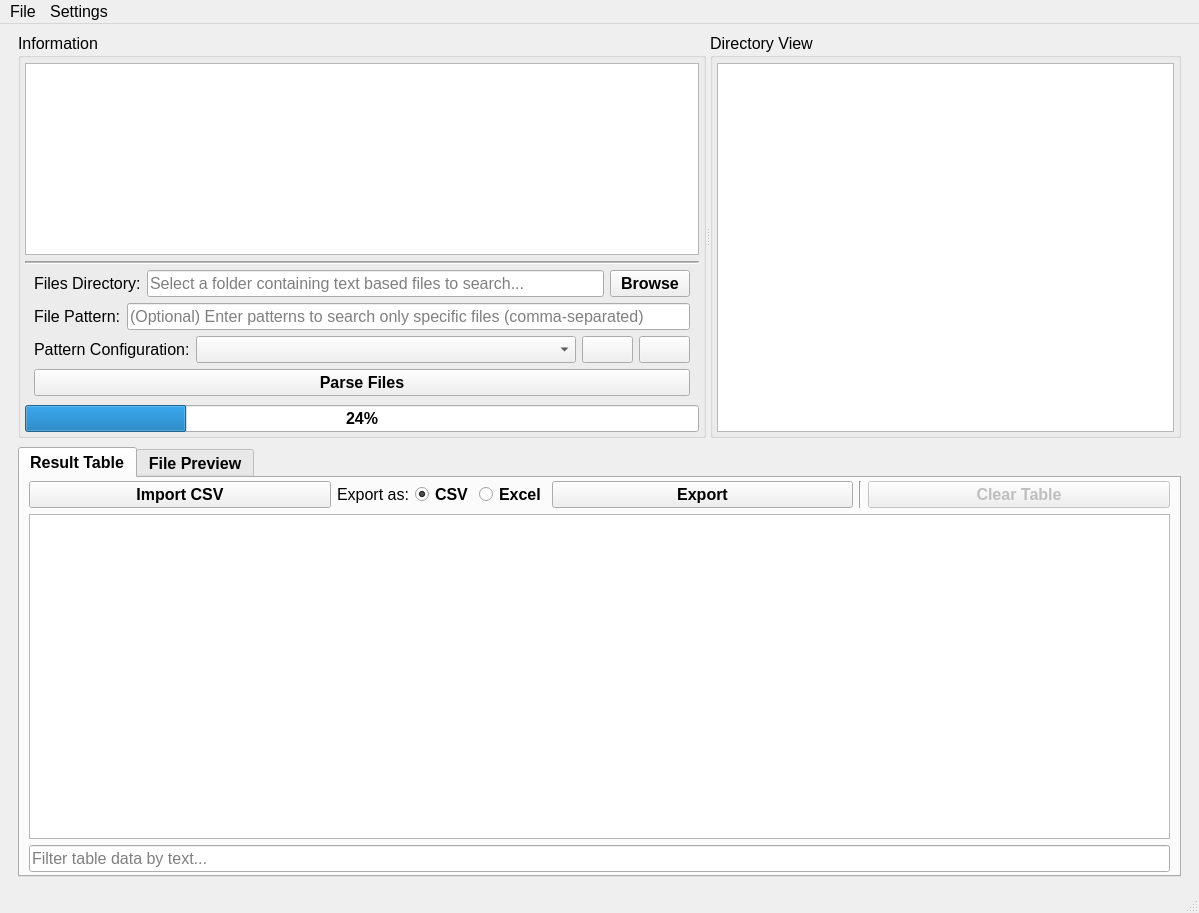
<?xml version="1.0" encoding="UTF-8"?>
<ui version="4.0">
 <class>MainWindow</class>
 <widget class="QMainWindow" name="MainWindow">
  <property name="geometry">
   <rect>
    <x>0</x>
    <y>0</y>
    <width>1199</width>
    <height>913</height>
   </rect>
  </property>
  <property name="font">
   <font>
    <pointsize>12</pointsize>
   </font>
  </property>
  <property name="windowTitle">
   <string>App</string>
  </property>
  <property name="windowIcon">
   <iconset resource="assets/qrc/LobsterLogReporter.qrc">
    <normaloff>:/icons/Geis.ico</normaloff>:/icons/Geis.ico</iconset>
  </property>
  <property name="iconSize">
   <size>
    <width>64</width>
    <height>64</height>
   </size>
  </property>
  <widget class="QWidget" name="centralwidget">
   <layout class="QVBoxLayout" name="verticalLayout">
    <item>
     <widget class="QWidget" name="widgetTop" native="true">
      <layout class="QVBoxLayout" name="verticalLayout_11">
       <property name="topMargin">
        <number>0</number>
       </property>
       <property name="bottomMargin">
        <number>3</number>
       </property>
       <item>
        <widget class="QSplitter" name="splitterTop">
         <property name="minimumSize">
          <size>
           <width>0</width>
           <height>300</height>
          </size>
         </property>
         <property name="orientation">
          <enum>Qt::Orientation::Horizontal</enum>
         </property>
         <widget class="QGroupBox" name="verticalGroupBox_information">
          <property name="title">
           <string>Information</string>
          </property>
          <property name="flat">
           <bool>false</bool>
          </property>
          <layout class="QVBoxLayout" name="verticalLeftLogView">
           <property name="spacing">
            <number>6</number>
           </property>
           <property name="leftMargin">
            <number>4</number>
           </property>
           <property name="topMargin">
            <number>5</number>
           </property>
           <property name="rightMargin">
            <number>4</number>
           </property>
           <property name="bottomMargin">
            <number>3</number>
           </property>
           <item>
            <widget class="QTextEdit" name="text_edit_program_output">
             <property name="minimumSize">
              <size>
               <width>0</width>
               <height>0</height>
              </size>
             </property>
             <property name="lineWrapMode">
              <enum>QTextEdit::LineWrapMode::NoWrap</enum>
             </property>
            </widget>
           </item>
           <item>
            <widget class="Line" name="line_separator">
             <property name="windowModality">
              <enum>Qt::WindowModality::NonModal</enum>
             </property>
             <property name="frameShadow">
              <enum>QFrame::Shadow::Sunken</enum>
             </property>
             <property name="lineWidth">
              <number>1</number>
             </property>
             <property name="midLineWidth">
              <number>1</number>
             </property>
             <property name="orientation">
              <enum>Qt::Orientation::Horizontal</enum>
             </property>
            </widget>
           </item>
           <item>
            <widget class="QWidget" name="widget_configuration" native="true">
             <property name="maximumSize">
              <size>
               <width>16777215</width>
               <height>16777215</height>
              </size>
             </property>
             <layout class="QVBoxLayout" name="verticalLayout_3">
              <property name="spacing">
               <number>6</number>
              </property>
              <property name="leftMargin">
               <number>9</number>
              </property>
              <property name="topMargin">
               <number>0</number>
              </property>
              <property name="rightMargin">
               <number>9</number>
              </property>
              <property name="bottomMargin">
               <number>3</number>
              </property>
              <item>
               <layout class="QHBoxLayout" name="horizontalLayout_3">
                <item>
                 <widget class="QLabel" name="label_files_directory">
                  <property name="text">
                   <string>Files Directory:</string>
                  </property>
                 </widget>
                </item>
                <item>
                 <widget class="QLineEdit" name="input_browse_folder">
                  <property name="placeholderText">
                   <string>Select a folder containing text based files to search...</string>
                  </property>
                  <property name="clearButtonEnabled">
                   <bool>true</bool>
                  </property>
                 </widget>
                </item>
                <item>
                 <widget class="QPushButton" name="button_browse_folder">
                  <property name="font">
                   <font>
                    <pointsize>12</pointsize>
                    <bold>true</bold>
                   </font>
                  </property>
                  <property name="toolTip">
                   <string>Browse folder directory.</string>
                  </property>
                  <property name="text">
                   <string>Browse</string>
                  </property>
                 </widget>
                </item>
               </layout>
              </item>
              <item>
               <layout class="QHBoxLayout" name="horizontalLayout_04">
                <item>
                 <widget class="QLabel" name="label_file_pattern">
                  <property name="sizePolicy">
                   <sizepolicy hsizetype="Minimum" vsizetype="Preferred">
                    <horstretch>0</horstretch>
                    <verstretch>0</verstretch>
                   </sizepolicy>
                  </property>
                  <property name="minimumSize">
                   <size>
                    <width>0</width>
                    <height>0</height>
                   </size>
                  </property>
                  <property name="text">
                   <string>File Pattern:</string>
                  </property>
                 </widget>
                </item>
                <item>
                 <widget class="QLineEdit" name="input_file_pattern">
                  <property name="minimumSize">
                   <size>
                    <width>0</width>
                    <height>0</height>
                   </size>
                  </property>
                  <property name="placeholderText">
                   <string>(Optional) Enter patterns to search only specific files (comma-separated)</string>
                  </property>
                  <property name="clearButtonEnabled">
                   <bool>true</bool>
                  </property>
                 </widget>
                </item>
               </layout>
              </item>
              <item>
               <layout class="QHBoxLayout" name="horizontalLayout_2">
                <item>
                 <widget class="QLabel" name="label_pattern_configuration">
                  <property name="sizePolicy">
                   <sizepolicy hsizetype="Preferred" vsizetype="Preferred">
                    <horstretch>0</horstretch>
                    <verstretch>0</verstretch>
                   </sizepolicy>
                  </property>
                  <property name="text">
                   <string>Pattern Configuration:</string>
                  </property>
                 </widget>
                </item>
                <item>
                 <widget class="QComboBox" name="combobox_configuration">
                  <property name="sizePolicy">
                   <sizepolicy hsizetype="Expanding" vsizetype="Fixed">
                    <horstretch>0</horstretch>
                    <verstretch>0</verstretch>
                   </sizepolicy>
                  </property>
                 </widget>
                </item>
                <item>
                 <widget class="QPushButton" name="button_refresh_configuration">
                  <property name="toolTip">
                   <string>Refresh the üatterns if new files were added to the patterns folder.</string>
                  </property>
                  <property name="text">
                   <string/>
                  </property>
                  <property name="icon">
                   <iconset theme="QIcon::ThemeIcon::ViewRefresh"/>
                  </property>
                 </widget>
                </item>
                <item>
                 <widget class="QPushButton" name="button_pattern_configuration_info">
                  <property name="toolTip">
                   <string>Show relevant info about the selected pattern configuration.</string>
                  </property>
                  <property name="text">
                   <string/>
                  </property>
                  <property name="icon">
                   <iconset theme="QIcon::ThemeIcon::HelpAbout"/>
                  </property>
                 </widget>
                </item>
               </layout>
              </item>
              <item>
               <widget class="QPushButton" name="button_parse_files">
                <property name="font">
                 <font>
                  <pointsize>12</pointsize>
                  <bold>true</bold>
                 </font>
                </property>
                <property name="toolTip">
                 <string>Parse and search the found files in the folder and display it's results into the table below.</string>
                </property>
                <property name="text">
                 <string>Parse Files</string>
                </property>
               </widget>
              </item>
             </layout>
            </widget>
           </item>
           <item>
            <widget class="QProgressBar" name="progressbar">
             <property name="font">
              <font>
               <pointsize>12</pointsize>
               <bold>true</bold>
              </font>
             </property>
             <property name="value">
              <number>24</number>
             </property>
            </widget>
           </item>
          </layout>
         </widget>
         <widget class="QGroupBox" name="verticalGroupBox_directory_view">
          <property name="title">
           <string>Directory View</string>
          </property>
          <layout class="QVBoxLayout" name="verticalRightTreeView">
           <property name="spacing">
            <number>6</number>
           </property>
           <property name="leftMargin">
            <number>4</number>
           </property>
           <property name="topMargin">
            <number>5</number>
           </property>
           <property name="rightMargin">
            <number>4</number>
           </property>
           <property name="bottomMargin">
            <number>3</number>
           </property>
           <item>
            <widget class="QTreeView" name="treeview_directory_view"/>
           </item>
          </layout>
         </widget>
        </widget>
       </item>
      </layout>
     </widget>
    </item>
    <item>
     <widget class="QWidget" name="widgetBottom" native="true">
      <layout class="QVBoxLayout" name="verticalLayout_4">
       <property name="topMargin">
        <number>0</number>
       </property>
       <property name="bottomMargin">
        <number>3</number>
       </property>
       <item>
        <widget class="QTabWidget" name="tabWidget_parsed_data_result">
         <property name="font">
          <font>
           <pointsize>12</pointsize>
           <bold>true</bold>
          </font>
         </property>
         <property name="tabShape">
          <enum>QTabWidget::TabShape::Rounded</enum>
         </property>
         <property name="currentIndex">
          <number>0</number>
         </property>
         <property name="tabBarAutoHide">
          <bool>false</bool>
         </property>
         <widget class="QWidget" name="tabWidget_parsed_data_page">
          <property name="font">
           <font>
            <pointsize>12</pointsize>
            <bold>false</bold>
           </font>
          </property>
          <attribute name="title">
           <string>Result Table</string>
          </attribute>
          <layout class="QVBoxLayout" name="verticalLayout_2">
           <property name="spacing">
            <number>6</number>
           </property>
           <property name="sizeConstraint">
            <enum>QLayout::SizeConstraint::SetDefaultConstraint</enum>
           </property>
           <property name="leftMargin">
            <number>9</number>
           </property>
           <property name="topMargin">
            <number>0</number>
           </property>
           <property name="rightMargin">
            <number>9</number>
           </property>
           <property name="bottomMargin">
            <number>3</number>
           </property>
           <item>
            <layout class="QHBoxLayout" name="horizontalLayout_4">
             <property name="spacing">
              <number>6</number>
             </property>
             <property name="topMargin">
              <number>3</number>
             </property>
             <item>
              <widget class="QPushButton" name="button_import_csv">
               <property name="font">
                <font>
                 <pointsize>12</pointsize>
                 <bold>true</bold>
                </font>
               </property>
               <property name="toolTip">
                <string>Import a CSV file into the table.</string>
               </property>
               <property name="text">
                <string>Import CSV</string>
               </property>
              </widget>
             </item>
             <item>
              <widget class="QLabel" name="label_export_as">
               <property name="sizePolicy">
                <sizepolicy hsizetype="Maximum" vsizetype="Preferred">
                 <horstretch>0</horstretch>
                 <verstretch>0</verstretch>
                </sizepolicy>
               </property>
               <property name="text">
                <string>Export as:</string>
               </property>
              </widget>
             </item>
             <item>
              <widget class="QRadioButton" name="radiobutton_csv">
               <property name="sizePolicy">
                <sizepolicy hsizetype="Maximum" vsizetype="Fixed">
                 <horstretch>0</horstretch>
                 <verstretch>0</verstretch>
                </sizepolicy>
               </property>
               <property name="font">
                <font>
                 <pointsize>12</pointsize>
                 <bold>true</bold>
                </font>
               </property>
               <property name="text">
                <string>CSV</string>
               </property>
               <property name="checked">
                <bool>true</bool>
               </property>
              </widget>
             </item>
             <item>
              <widget class="QRadioButton" name="radiobutton_excel">
               <property name="sizePolicy">
                <sizepolicy hsizetype="Maximum" vsizetype="Fixed">
                 <horstretch>0</horstretch>
                 <verstretch>0</verstretch>
                </sizepolicy>
               </property>
               <property name="font">
                <font>
                 <pointsize>12</pointsize>
                 <bold>true</bold>
                </font>
               </property>
               <property name="text">
                <string>Excel</string>
               </property>
              </widget>
             </item>
             <item>
              <widget class="QPushButton" name="button_export">
               <property name="font">
                <font>
                 <pointsize>12</pointsize>
                 <bold>true</bold>
                </font>
               </property>
               <property name="toolTip">
                <string>Export the table data.</string>
               </property>
               <property name="text">
                <string>Export</string>
               </property>
              </widget>
             </item>
             <item>
              <widget class="Line" name="line_separator_vertical">
               <property name="orientation">
                <enum>Qt::Orientation::Vertical</enum>
               </property>
              </widget>
             </item>
             <item>
              <widget class="QPushButton" name="button_clear_table">
               <property name="enabled">
                <bool>false</bool>
               </property>
               <property name="font">
                <font>
                 <pointsize>12</pointsize>
                 <bold>true</bold>
                </font>
               </property>
               <property name="toolTip">
                <string>Clear table results.</string>
               </property>
               <property name="text">
                <string>Clear Table</string>
               </property>
              </widget>
             </item>
            </layout>
           </item>
           <item>
            <widget class="QTableView" name="table_view_result">
             <property name="showGrid">
              <bool>true</bool>
             </property>
             <property name="gridStyle">
              <enum>Qt::PenStyle::SolidLine</enum>
             </property>
             <property name="sortingEnabled">
              <bool>true</bool>
             </property>
            </widget>
           </item>
           <item>
            <widget class="QLineEdit" name="input_filter_table">
             <property name="toolTip">
              <string>Filter table data.</string>
             </property>
             <property name="placeholderText">
              <string>Filter table data by text...</string>
             </property>
            </widget>
           </item>
          </layout>
         </widget>
         <widget class="QWidget" name="tabWidget_log_preview_page">
          <property name="font">
           <font>
            <pointsize>12</pointsize>
            <bold>false</bold>
           </font>
          </property>
          <attribute name="title">
           <string>File Preview</string>
          </attribute>
          <layout class="QVBoxLayout" name="verticalLayout_5">
           <property name="spacing">
            <number>6</number>
           </property>
           <property name="leftMargin">
            <number>9</number>
           </property>
           <property name="topMargin">
            <number>0</number>
           </property>
           <property name="rightMargin">
            <number>9</number>
           </property>
           <property name="bottomMargin">
            <number>3</number>
           </property>
           <item>
            <layout class="QHBoxLayout" name="horizontalLayout">
             <property name="spacing">
              <number>6</number>
             </property>
             <property name="topMargin">
              <number>3</number>
             </property>
             <item>
              <widget class="QLabel" name="label_log_preview_sort_by_date">
               <property name="sizePolicy">
                <sizepolicy hsizetype="Maximum" vsizetype="Preferred">
                 <horstretch>0</horstretch>
                 <verstretch>0</verstretch>
                </sizepolicy>
               </property>
               <property name="text">
                <string>Filter Content by Date/Time:</string>
               </property>
              </widget>
             </item>
             <item>
              <widget class="QComboBox" name="combobox_time"/>
             </item>
             <item>
              <widget class="QCheckBox" name="checkbox_log_preview_wrap_text">
               <property name="text">
                <string>Wrap Text</string>
               </property>
               <property name="checked">
                <bool>true</bool>
               </property>
              </widget>
             </item>
             <item>
              <widget class="Line" name="line">
               <property name="orientation">
                <enum>Qt::Orientation::Vertical</enum>
               </property>
              </widget>
             </item>
             <item>
              <widget class="QCheckBox" name="checkbox_truncate_preview">
               <property name="text">
                <string>Truncate Preview</string>
               </property>
              </widget>
             </item>
             <item>
              <widget class="QLabel" name="label_max_filesize">
               <property name="enabled">
                <bool>false</bool>
               </property>
               <property name="text">
                <string>Max file size to preview:</string>
               </property>
              </widget>
             </item>
             <item>
              <widget class="QSpinBox" name="spinbox_max_filesize_preview">
               <property name="enabled">
                <bool>false</bool>
               </property>
               <property name="specialValueText">
                <string/>
               </property>
               <property name="suffix">
                <string> KB</string>
               </property>
               <property name="prefix">
                <string>Read first </string>
               </property>
               <property name="minimum">
                <number>256</number>
               </property>
               <property name="maximum">
                <number>51200</number>
               </property>
               <property name="singleStep">
                <number>256</number>
               </property>
               <property name="displayIntegerBase">
                <number>10</number>
               </property>
              </widget>
             </item>
            </layout>
           </item>
           <item>
            <widget class="QPlainTextEdit" name="text_edit_log_preview"/>
           </item>
          </layout>
         </widget>
        </widget>
       </item>
      </layout>
     </widget>
    </item>
   </layout>
  </widget>
  <widget class="QMenuBar" name="menubar">
   <property name="geometry">
    <rect>
     <x>0</x>
     <y>0</y>
     <width>1199</width>
     <height>33</height>
    </rect>
   </property>
   <widget class="QMenu" name="menuSettings">
    <property name="title">
     <string>Settings</string>
    </property>
    <widget class="QMenu" name="menuAppearance">
     <property name="enabled">
      <bool>true</bool>
     </property>
     <property name="font">
      <font>
       <pointsize>12</pointsize>
       <bold>false</bold>
      </font>
     </property>
     <property name="title">
      <string>Appearance</string>
     </property>
     <addaction name="actionDark"/>
     <addaction name="actionLight"/>
    </widget>
    <addaction name="menuAppearance"/>
   </widget>
   <widget class="QMenu" name="menuFile">
    <property name="title">
     <string>File</string>
    </property>
    <widget class="QMenu" name="menuOpen">
     <property name="title">
      <string>Open</string>
     </property>
     <addaction name="actionInput_Directory1"/>
     <addaction name="actionOutput_Directory"/>
    </widget>
    <addaction name="menuOpen"/>
   </widget>
   <addaction name="menuFile"/>
   <addaction name="menuSettings"/>
  </widget>
  <widget class="QStatusBar" name="statusbar"/>
  <action name="actionDark">
   <property name="checkable">
    <bool>true</bool>
   </property>
   <property name="checked">
    <bool>true</bool>
   </property>
   <property name="icon">
    <iconset resource="assets/qrc/LobsterLogReporter.qrc">
     <normaloff>:/images/moon_light_mode_32x32.png</normaloff>:/images/moon_light_mode_32x32.png</iconset>
   </property>
   <property name="text">
    <string>Dark</string>
   </property>
  </action>
  <action name="actionLight">
   <property name="checkable">
    <bool>true</bool>
   </property>
   <property name="icon">
    <iconset resource="assets/qrc/LobsterLogReporter.qrc">
     <normaloff>:/images/sun_light_mode_32x32.png</normaloff>:/images/sun_light_mode_32x32.png</iconset>
   </property>
   <property name="text">
    <string>Light</string>
   </property>
  </action>
  <action name="actionInput_Directory">
   <property name="text">
    <string>Input Directory</string>
   </property>
  </action>
  <action name="actionInput_Directory1">
   <property name="icon">
    <iconset resource="assets/qrc/LobsterLogReporter.qrc">
     <normaloff>:/images/input_folder_light_512x512.png</normaloff>:/images/input_folder_light_512x512.png</iconset>
   </property>
   <property name="text">
    <string>Input Directory</string>
   </property>
  </action>
  <action name="actionOutput_Directory">
   <property name="icon">
    <iconset resource="assets/qrc/LobsterLogReporter.qrc">
     <normaloff>:/images/output_folder_light_512x512.png</normaloff>:/images/output_folder_light_512x512.png</iconset>
   </property>
   <property name="text">
    <string>Output Directory</string>
   </property>
  </action>
 </widget>
 <resources>
  <include location="assets/qrc/LobsterLogReporter.qrc"/>
 </resources>
 <connections/>
</ui>
